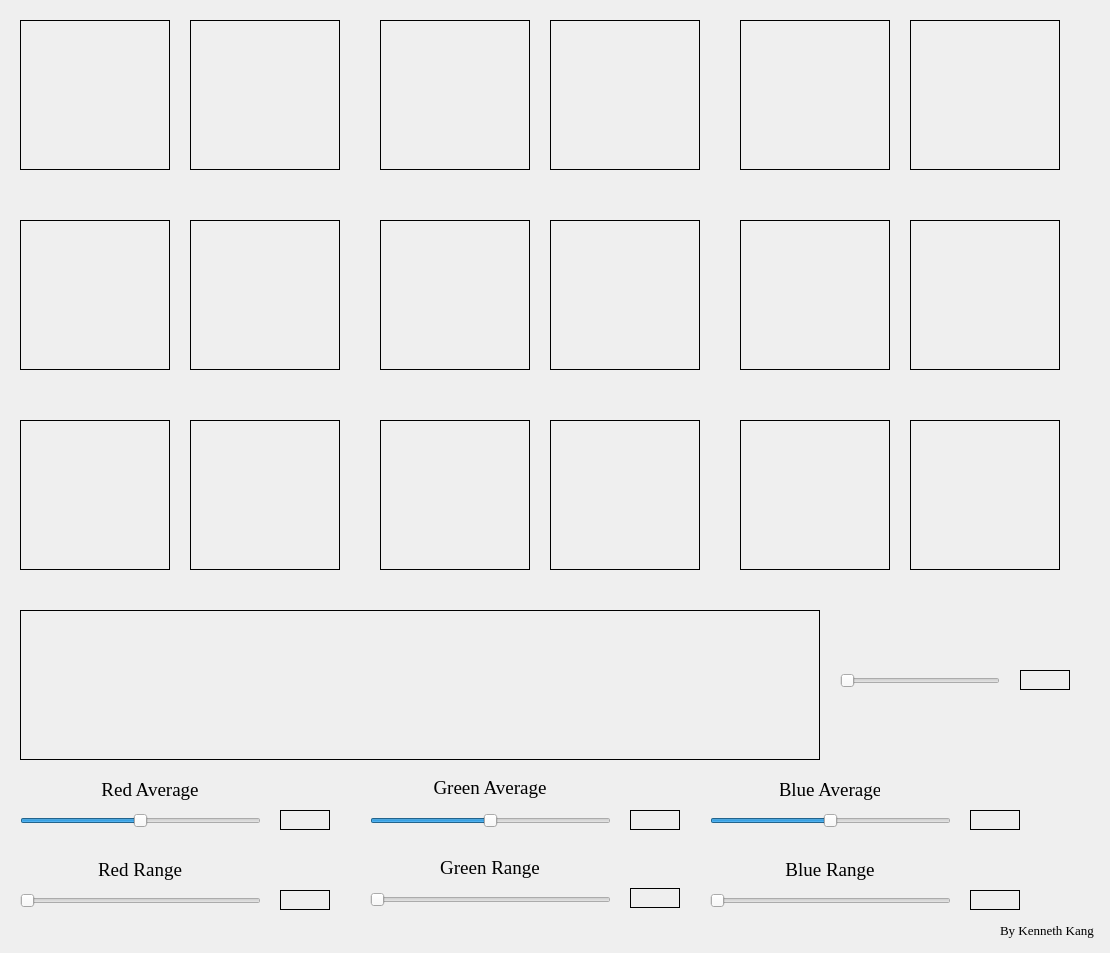
<?xml version="1.0" encoding="UTF-8"?>
<ui version="4.0">
 <class>MainWindow</class>
 <widget class="QMainWindow" name="MainWindow">
  <property name="geometry">
   <rect>
    <x>0</x>
    <y>0</y>
    <width>1110</width>
    <height>953</height>
   </rect>
  </property>
  <property name="windowTitle">
   <string>MainWindow</string>
  </property>
  <widget class="QWidget" name="centralwidget">
   <widget class="QLabel" name="ogImg1">
    <property name="geometry">
     <rect>
      <x>20</x>
      <y>20</y>
      <width>150</width>
      <height>150</height>
     </rect>
    </property>
    <property name="frameShape">
     <enum>QFrame::Box</enum>
    </property>
    <property name="text">
     <string/>
    </property>
   </widget>
   <widget class="QLabel" name="exImg1">
    <property name="geometry">
     <rect>
      <x>190</x>
      <y>20</y>
      <width>150</width>
      <height>150</height>
     </rect>
    </property>
    <property name="frameShape">
     <enum>QFrame::Box</enum>
    </property>
    <property name="text">
     <string/>
    </property>
   </widget>
   <widget class="QLabel" name="ogImg2">
    <property name="geometry">
     <rect>
      <x>380</x>
      <y>20</y>
      <width>150</width>
      <height>150</height>
     </rect>
    </property>
    <property name="frameShape">
     <enum>QFrame::Box</enum>
    </property>
    <property name="text">
     <string/>
    </property>
   </widget>
   <widget class="QLabel" name="exImg2">
    <property name="geometry">
     <rect>
      <x>550</x>
      <y>20</y>
      <width>150</width>
      <height>150</height>
     </rect>
    </property>
    <property name="frameShape">
     <enum>QFrame::Box</enum>
    </property>
    <property name="text">
     <string/>
    </property>
   </widget>
   <widget class="QLabel" name="ogImg3">
    <property name="geometry">
     <rect>
      <x>740</x>
      <y>20</y>
      <width>150</width>
      <height>150</height>
     </rect>
    </property>
    <property name="frameShape">
     <enum>QFrame::Box</enum>
    </property>
    <property name="text">
     <string/>
    </property>
   </widget>
   <widget class="QLabel" name="exImg3">
    <property name="geometry">
     <rect>
      <x>910</x>
      <y>20</y>
      <width>150</width>
      <height>150</height>
     </rect>
    </property>
    <property name="frameShape">
     <enum>QFrame::Box</enum>
    </property>
    <property name="text">
     <string/>
    </property>
   </widget>
   <widget class="QLabel" name="ogImg4">
    <property name="geometry">
     <rect>
      <x>20</x>
      <y>220</y>
      <width>150</width>
      <height>150</height>
     </rect>
    </property>
    <property name="frameShape">
     <enum>QFrame::Box</enum>
    </property>
    <property name="text">
     <string/>
    </property>
   </widget>
   <widget class="QLabel" name="exImg4">
    <property name="geometry">
     <rect>
      <x>190</x>
      <y>220</y>
      <width>150</width>
      <height>150</height>
     </rect>
    </property>
    <property name="frameShape">
     <enum>QFrame::Box</enum>
    </property>
    <property name="text">
     <string/>
    </property>
   </widget>
   <widget class="QLabel" name="ogImg5">
    <property name="geometry">
     <rect>
      <x>380</x>
      <y>220</y>
      <width>150</width>
      <height>150</height>
     </rect>
    </property>
    <property name="frameShape">
     <enum>QFrame::Box</enum>
    </property>
    <property name="text">
     <string/>
    </property>
   </widget>
   <widget class="QLabel" name="exImg5">
    <property name="geometry">
     <rect>
      <x>550</x>
      <y>220</y>
      <width>150</width>
      <height>150</height>
     </rect>
    </property>
    <property name="frameShape">
     <enum>QFrame::Box</enum>
    </property>
    <property name="text">
     <string/>
    </property>
   </widget>
   <widget class="QLabel" name="ogImg6">
    <property name="geometry">
     <rect>
      <x>740</x>
      <y>220</y>
      <width>150</width>
      <height>150</height>
     </rect>
    </property>
    <property name="frameShape">
     <enum>QFrame::Box</enum>
    </property>
    <property name="text">
     <string/>
    </property>
   </widget>
   <widget class="QLabel" name="exImg6">
    <property name="geometry">
     <rect>
      <x>910</x>
      <y>220</y>
      <width>150</width>
      <height>150</height>
     </rect>
    </property>
    <property name="frameShape">
     <enum>QFrame::Box</enum>
    </property>
    <property name="text">
     <string/>
    </property>
   </widget>
   <widget class="QLabel" name="ogImg9">
    <property name="geometry">
     <rect>
      <x>740</x>
      <y>420</y>
      <width>150</width>
      <height>150</height>
     </rect>
    </property>
    <property name="frameShape">
     <enum>QFrame::Box</enum>
    </property>
    <property name="text">
     <string/>
    </property>
   </widget>
   <widget class="QLabel" name="ogImg8">
    <property name="geometry">
     <rect>
      <x>380</x>
      <y>420</y>
      <width>150</width>
      <height>150</height>
     </rect>
    </property>
    <property name="frameShape">
     <enum>QFrame::Box</enum>
    </property>
    <property name="text">
     <string/>
    </property>
   </widget>
   <widget class="QLabel" name="exImg9">
    <property name="geometry">
     <rect>
      <x>910</x>
      <y>420</y>
      <width>150</width>
      <height>150</height>
     </rect>
    </property>
    <property name="frameShape">
     <enum>QFrame::Box</enum>
    </property>
    <property name="text">
     <string/>
    </property>
   </widget>
   <widget class="QLabel" name="ogImg7">
    <property name="geometry">
     <rect>
      <x>20</x>
      <y>420</y>
      <width>150</width>
      <height>150</height>
     </rect>
    </property>
    <property name="frameShape">
     <enum>QFrame::Box</enum>
    </property>
    <property name="text">
     <string/>
    </property>
   </widget>
   <widget class="QLabel" name="exImg7">
    <property name="geometry">
     <rect>
      <x>190</x>
      <y>420</y>
      <width>150</width>
      <height>150</height>
     </rect>
    </property>
    <property name="frameShape">
     <enum>QFrame::Box</enum>
    </property>
    <property name="text">
     <string/>
    </property>
   </widget>
   <widget class="QLabel" name="exImg8">
    <property name="geometry">
     <rect>
      <x>550</x>
      <y>420</y>
      <width>150</width>
      <height>150</height>
     </rect>
    </property>
    <property name="frameShape">
     <enum>QFrame::Box</enum>
    </property>
    <property name="text">
     <string/>
    </property>
   </widget>
   <widget class="QLabel" name="commonColorLbl">
    <property name="geometry">
     <rect>
      <x>20</x>
      <y>610</y>
      <width>800</width>
      <height>150</height>
     </rect>
    </property>
    <property name="frameShape">
     <enum>QFrame::Box</enum>
    </property>
    <property name="text">
     <string/>
    </property>
   </widget>
   <widget class="QSlider" name="commonColorSlider">
    <property name="geometry">
     <rect>
      <x>840</x>
      <y>670</y>
      <width>160</width>
      <height>22</height>
     </rect>
    </property>
    <property name="minimum">
     <number>1</number>
    </property>
    <property name="maximum">
     <number>5</number>
    </property>
    <property name="orientation">
     <enum>Qt::Horizontal</enum>
    </property>
   </widget>
   <widget class="QLabel" name="commonColorValue">
    <property name="geometry">
     <rect>
      <x>1020</x>
      <y>670</y>
      <width>50</width>
      <height>20</height>
     </rect>
    </property>
    <property name="font">
     <font>
      <family>Times New Roman</family>
      <pointsize>14</pointsize>
     </font>
    </property>
    <property name="frameShape">
     <enum>QFrame::Box</enum>
    </property>
    <property name="text">
     <string/>
    </property>
    <property name="alignment">
     <set>Qt::AlignCenter</set>
    </property>
   </widget>
   <widget class="QLabel" name="redAverageValue">
    <property name="geometry">
     <rect>
      <x>280</x>
      <y>810</y>
      <width>50</width>
      <height>20</height>
     </rect>
    </property>
    <property name="font">
     <font>
      <family>Times New Roman</family>
      <pointsize>14</pointsize>
     </font>
    </property>
    <property name="frameShape">
     <enum>QFrame::Box</enum>
    </property>
    <property name="text">
     <string/>
    </property>
    <property name="alignment">
     <set>Qt::AlignCenter</set>
    </property>
   </widget>
   <widget class="QLabel" name="redRangeValue">
    <property name="geometry">
     <rect>
      <x>280</x>
      <y>890</y>
      <width>50</width>
      <height>20</height>
     </rect>
    </property>
    <property name="font">
     <font>
      <family>Times New Roman</family>
      <pointsize>14</pointsize>
     </font>
    </property>
    <property name="frameShape">
     <enum>QFrame::Box</enum>
    </property>
    <property name="text">
     <string/>
    </property>
    <property name="alignment">
     <set>Qt::AlignCenter</set>
    </property>
   </widget>
   <widget class="QLabel" name="redAverageText">
    <property name="geometry">
     <rect>
      <x>100</x>
      <y>780</y>
      <width>100</width>
      <height>20</height>
     </rect>
    </property>
    <property name="font">
     <font>
      <family>Times New Roman</family>
      <pointsize>14</pointsize>
      <weight>50</weight>
      <bold>false</bold>
     </font>
    </property>
    <property name="frameShape">
     <enum>QFrame::NoFrame</enum>
    </property>
    <property name="text">
     <string>Red Average</string>
    </property>
    <property name="alignment">
     <set>Qt::AlignCenter</set>
    </property>
   </widget>
   <widget class="QSlider" name="redAverageSlider">
    <property name="geometry">
     <rect>
      <x>20</x>
      <y>810</y>
      <width>241</width>
      <height>22</height>
     </rect>
    </property>
    <property name="maximum">
     <number>255</number>
    </property>
    <property name="sliderPosition">
     <number>128</number>
    </property>
    <property name="orientation">
     <enum>Qt::Horizontal</enum>
    </property>
   </widget>
   <widget class="QSlider" name="redRangeSlider">
    <property name="geometry">
     <rect>
      <x>20</x>
      <y>890</y>
      <width>241</width>
      <height>22</height>
     </rect>
    </property>
    <property name="layoutDirection">
     <enum>Qt::LeftToRight</enum>
    </property>
    <property name="maximum">
     <number>127</number>
    </property>
    <property name="value">
     <number>0</number>
    </property>
    <property name="sliderPosition">
     <number>0</number>
    </property>
    <property name="orientation">
     <enum>Qt::Horizontal</enum>
    </property>
   </widget>
   <widget class="QLabel" name="redRangeText">
    <property name="geometry">
     <rect>
      <x>90</x>
      <y>860</y>
      <width>100</width>
      <height>20</height>
     </rect>
    </property>
    <property name="font">
     <font>
      <family>Times New Roman</family>
      <pointsize>14</pointsize>
      <weight>50</weight>
      <bold>false</bold>
     </font>
    </property>
    <property name="frameShape">
     <enum>QFrame::NoFrame</enum>
    </property>
    <property name="text">
     <string>Red Range</string>
    </property>
    <property name="alignment">
     <set>Qt::AlignCenter</set>
    </property>
   </widget>
   <widget class="QLabel" name="greenRangeValue">
    <property name="geometry">
     <rect>
      <x>630</x>
      <y>888</y>
      <width>50</width>
      <height>20</height>
     </rect>
    </property>
    <property name="font">
     <font>
      <family>Times New Roman</family>
      <pointsize>14</pointsize>
     </font>
    </property>
    <property name="frameShape">
     <enum>QFrame::Box</enum>
    </property>
    <property name="text">
     <string/>
    </property>
    <property name="alignment">
     <set>Qt::AlignCenter</set>
    </property>
   </widget>
   <widget class="QLabel" name="greenAverageText">
    <property name="geometry">
     <rect>
      <x>430</x>
      <y>778</y>
      <width>120</width>
      <height>20</height>
     </rect>
    </property>
    <property name="font">
     <font>
      <family>Times New Roman</family>
      <pointsize>14</pointsize>
      <weight>50</weight>
      <bold>false</bold>
     </font>
    </property>
    <property name="frameShape">
     <enum>QFrame::NoFrame</enum>
    </property>
    <property name="text">
     <string>Green Average</string>
    </property>
    <property name="alignment">
     <set>Qt::AlignCenter</set>
    </property>
   </widget>
   <widget class="QLabel" name="greenAverageValue">
    <property name="geometry">
     <rect>
      <x>630</x>
      <y>810</y>
      <width>50</width>
      <height>20</height>
     </rect>
    </property>
    <property name="font">
     <font>
      <family>Times New Roman</family>
      <pointsize>14</pointsize>
     </font>
    </property>
    <property name="frameShape">
     <enum>QFrame::Box</enum>
    </property>
    <property name="text">
     <string/>
    </property>
    <property name="alignment">
     <set>Qt::AlignCenter</set>
    </property>
   </widget>
   <widget class="QLabel" name="greenRangeText">
    <property name="geometry">
     <rect>
      <x>440</x>
      <y>858</y>
      <width>100</width>
      <height>20</height>
     </rect>
    </property>
    <property name="font">
     <font>
      <family>Times New Roman</family>
      <pointsize>14</pointsize>
      <weight>50</weight>
      <bold>false</bold>
     </font>
    </property>
    <property name="frameShape">
     <enum>QFrame::NoFrame</enum>
    </property>
    <property name="text">
     <string>Green Range</string>
    </property>
    <property name="alignment">
     <set>Qt::AlignCenter</set>
    </property>
   </widget>
   <widget class="QSlider" name="greenAverageSlider">
    <property name="geometry">
     <rect>
      <x>370</x>
      <y>810</y>
      <width>241</width>
      <height>22</height>
     </rect>
    </property>
    <property name="maximum">
     <number>255</number>
    </property>
    <property name="value">
     <number>128</number>
    </property>
    <property name="orientation">
     <enum>Qt::Horizontal</enum>
    </property>
   </widget>
   <widget class="QSlider" name="greenRangeSlider">
    <property name="geometry">
     <rect>
      <x>370</x>
      <y>890</y>
      <width>241</width>
      <height>20</height>
     </rect>
    </property>
    <property name="layoutDirection">
     <enum>Qt::LeftToRight</enum>
    </property>
    <property name="maximum">
     <number>127</number>
    </property>
    <property name="value">
     <number>0</number>
    </property>
    <property name="sliderPosition">
     <number>0</number>
    </property>
    <property name="orientation">
     <enum>Qt::Horizontal</enum>
    </property>
   </widget>
   <widget class="QLabel" name="blueAverageValue">
    <property name="geometry">
     <rect>
      <x>970</x>
      <y>810</y>
      <width>50</width>
      <height>20</height>
     </rect>
    </property>
    <property name="font">
     <font>
      <family>Times New Roman</family>
      <pointsize>14</pointsize>
     </font>
    </property>
    <property name="frameShape">
     <enum>QFrame::Box</enum>
    </property>
    <property name="text">
     <string/>
    </property>
    <property name="alignment">
     <set>Qt::AlignCenter</set>
    </property>
   </widget>
   <widget class="QSlider" name="blueRangeSlider">
    <property name="geometry">
     <rect>
      <x>710</x>
      <y>890</y>
      <width>241</width>
      <height>22</height>
     </rect>
    </property>
    <property name="layoutDirection">
     <enum>Qt::LeftToRight</enum>
    </property>
    <property name="maximum">
     <number>127</number>
    </property>
    <property name="sliderPosition">
     <number>0</number>
    </property>
    <property name="orientation">
     <enum>Qt::Horizontal</enum>
    </property>
   </widget>
   <widget class="QSlider" name="blueAverageSlider">
    <property name="geometry">
     <rect>
      <x>710</x>
      <y>810</y>
      <width>241</width>
      <height>22</height>
     </rect>
    </property>
    <property name="maximum">
     <number>255</number>
    </property>
    <property name="value">
     <number>128</number>
    </property>
    <property name="orientation">
     <enum>Qt::Horizontal</enum>
    </property>
   </widget>
   <widget class="QLabel" name="blueRangeText">
    <property name="geometry">
     <rect>
      <x>780</x>
      <y>860</y>
      <width>100</width>
      <height>20</height>
     </rect>
    </property>
    <property name="font">
     <font>
      <family>Times New Roman</family>
      <pointsize>14</pointsize>
      <weight>50</weight>
      <bold>false</bold>
     </font>
    </property>
    <property name="frameShape">
     <enum>QFrame::NoFrame</enum>
    </property>
    <property name="text">
     <string>Blue Range</string>
    </property>
    <property name="alignment">
     <set>Qt::AlignCenter</set>
    </property>
   </widget>
   <widget class="QLabel" name="blueRangeValue">
    <property name="geometry">
     <rect>
      <x>970</x>
      <y>890</y>
      <width>50</width>
      <height>20</height>
     </rect>
    </property>
    <property name="font">
     <font>
      <family>Times New Roman</family>
      <pointsize>14</pointsize>
     </font>
    </property>
    <property name="frameShape">
     <enum>QFrame::Box</enum>
    </property>
    <property name="text">
     <string/>
    </property>
    <property name="alignment">
     <set>Qt::AlignCenter</set>
    </property>
   </widget>
   <widget class="QLabel" name="blueAverageText">
    <property name="geometry">
     <rect>
      <x>780</x>
      <y>780</y>
      <width>100</width>
      <height>20</height>
     </rect>
    </property>
    <property name="font">
     <font>
      <family>Times New Roman</family>
      <pointsize>14</pointsize>
      <weight>50</weight>
      <bold>false</bold>
     </font>
    </property>
    <property name="frameShape">
     <enum>QFrame::NoFrame</enum>
    </property>
    <property name="text">
     <string>Blue Average</string>
    </property>
    <property name="alignment">
     <set>Qt::AlignCenter</set>
    </property>
   </widget>
   <widget class="QLabel" name="author">
    <property name="geometry">
     <rect>
      <x>1000</x>
      <y>920</y>
      <width>101</width>
      <height>20</height>
     </rect>
    </property>
    <property name="font">
     <font>
      <family>Times New Roman</family>
      <pointsize>10</pointsize>
     </font>
    </property>
    <property name="text">
     <string>By Kenneth Kang</string>
    </property>
   </widget>
  </widget>
 </widget>
 <resources/>
 <connections/>
</ui>
